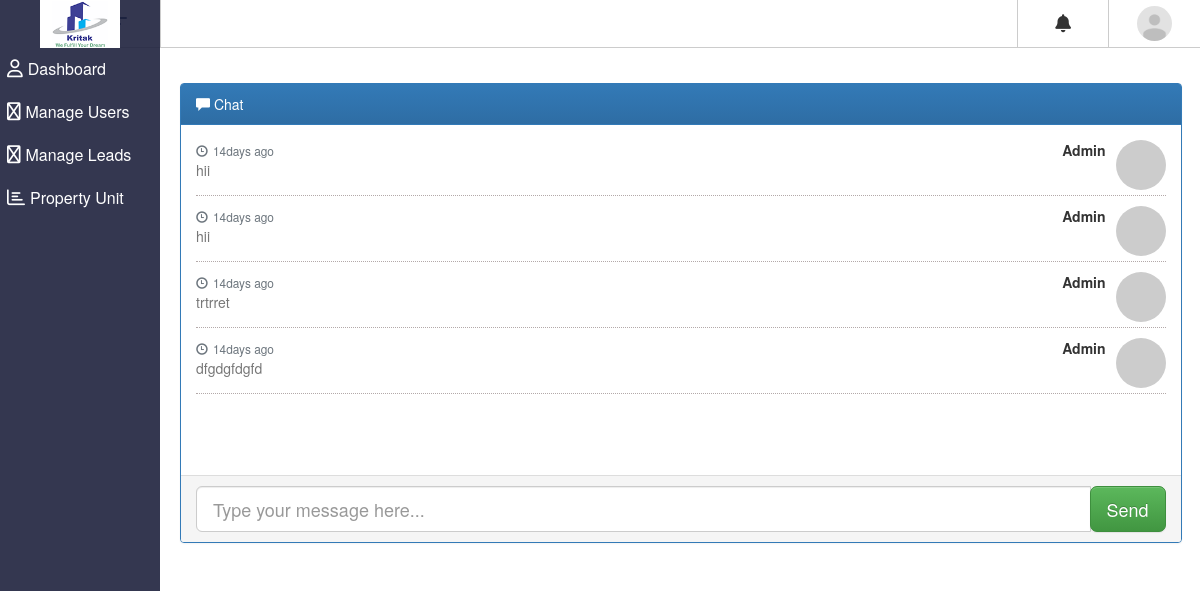
/index.php/chat/index/15, run on the app's committed database.
### tables this page shows
CREATE TABLE `sq_setting` (
  `id` int(11) NOT NULL,
  `site` varchar(255) NOT NULL,
  `tagline` varchar(200) NOT NULL,
  `logo` varchar(500) NOT NULL,
  `admin_email` varchar(255) NOT NULL,
  `personal_email` varchar(255) NOT NULL
);

CREATE TABLE `sq_chat` (
  `id` int(11) NOT NULL,
  `agent_id` int(11) NOT NULL,
  `admin_id` int(11) NOT NULL,
  `message` text NOT NULL,
  `type` int(11) NOT NULL DEFAULT 0,
  `date_time` datetime NOT NULL
);

CREATE TABLE `sq_admin` (
  `id` int(11) NOT NULL,
  `role_id` int(11) NOT NULL,
  `username` varchar(150) NOT NULL,
  `email` varchar(255) NOT NULL,
  `password` varchar(500) NOT NULL,
  `fname` varchar(255) DEFAULT NULL,
  `lname` varchar(255) DEFAULT NULL,
  `mobile` bigint(20) DEFAULT NULL,
  `dob` date DEFAULT NULL,
  `gender` varchar(150) DEFAULT NULL,
  `address` varchar(500) DEFAULT NULL,
  `profile_image` varchar(500) NOT NULL
);

### application/controllers/Chat.php (called while the page is built, shortened)
<?php
class Chat extends CI_Controller {
    public function __construct() {
        $this->load->model(array('chat_model','setting_model'));
		$this->load->helper(array('form','url','html'));
		$this->load->library(array('form_validation','session'));
    }
    public function index($agent_id){
        $data = $this->setting_model->fetch_setting_details();
        $this->load->view('templates/admin_header',$data);
        $chat['data'] = $this->chat_model->get_chat_data($agent_id);
        $this->load->view('chat', $chat);
        $this->load->view('templates/admin_footer');
    }
}

### index.php (called while the page is built, shortened)
<?php
require_once BASEPATH.'core/CodeIgniter.php';

### application/models/Setting_model.php (called while the page is built, shortened)
<?php
class Setting_model extends CI_Model {
    function fetch_setting_details(){
        $this->db->select('*');
        $this->db->from('sq_setting');
        $query = $this->db->get();
        return $query->row_array();
    }
}

### application/models/Chat_model.php (called while the page is built, shortened)
<?php
class Chat_model extends CI_Model {
    function get_chat_data($agent_id){
        $this->db->select("sm.fname, sm.lname as agent_name,sa.username as admin_name,sc.message,sc.type,sc.date_time")
            ->from("sq_chat as sc")
            ->join('sq_admin as sa', 'sc.admin_id = sa.id', 'inner')
            ->join('sq_members as sm', 'sc.agent_id = sm.id', 'inner')
            ->where('agent_id',$agent_id);
            return $this->db->get()->result_array();
    }
}

### application/views/chat.php (the view, shortened to what this page needs)
<div class="row">
    <div class="col-lg-12">
        <div class="content-wrapper content-wrapper--with-bg">
            <div class="wrap-career " style="margin-top:63px;">
                <div class="panel panel-primary">
                    <div class="panel-heading">
                        <span class="glyphicon glyphicon-comment"></span> Chat
                    </div>
                    <div class="panel-body" id="messagesBody">
                        <?php if($data) {
                            foreach($data as $value){ ?>
                                        <?php
                                        $date_expire = $value['date_time'];
                                        $date = new DateTime($date_expire);
                                        $now = new DateTime();
                                        $date_string = "";
                                        $days = $date->diff($now)->format("%d");
                                        $hours = $date->diff($now)->format("%H");
                                        $minutes = $date->diff($now)->format("%i");
                                        $seconds = $date->diff($now)->format("%s");
                                        if($days>0) {
                                            $date_string = $days >= 1 ? "{$days}days ":'{$days}day ';
                                        }
                                        elseif($hours > 0 && $days < 1) {
                                            $date_string = $hours > 1 ? "{$hours}hours ":'{$hours}hour ';
                                        }
                                        elseif($minutes > 0 && $hours < 1) {
                                            $date_string = "{$minutes}min ";
                                        }
                                        elseif($seconds>0 && $minutes < 1) {
                                            $date_string = "{$seconds}sec ";
                                        } else {
                                            $date_string = "0sec";
                                        }
                                        ?>
                        <ul class="chat">
                            <?php if($value['type'] == 1){ ?>
                                <li class="left clearfix">
                                    <span class="chat-img pull-left">
                                        <img src="http://placehold.it/50/55C1E7/fff&text=<?=strtoupper(ucwords($value['agent_name'][0]));?>" alt="User Avatar" class="img-circle" />
                                    </span>
                                    <div class="chat-body clearfix">
                                        <div class="header">
                                            <strong class="primary-font"><?=ucwords($value['agent_name']);?></strong> <small class="pull-right text-muted">
                                            <span class="glyphicon glyphicon-time"></span><?=$date_string?> ago</small>
                                        </div>
                                        <p><?=$value['message'];?></p>
                                    </div>
                                </li>
                            <?php } else { ?>
                                <li class="right clearfix"><span class="chat-img pull-right">
                                    <img src="http://placehold.it/50/FA6F57/fff&text=<?=strtoupper(ucwords($value['admin_name'][0]));?>" alt="User Avatar" class="img-circle" />
                                </span>
                                    <div class="chat-body clearfix">
                                        <div class="header">
                                            <small class=" text-muted"><span class="glyphicon glyphicon-time"></span><?=$date_string?> ago</small>
                                            <strong class="pull-right primary-font"><?=$value['admin_name'];?></strong>
                                        </div>
                                        <p> <?=$value['message'];?></p>
                                    </div>
                                </li>
                            <?php } ?>
                        </ul>
                        <?php } ?>
                        <?php } ?>
                    </div>
                    <div class="panel-footer">
                    <?=form_open(null,array('method'=>'post','novalidate'=>"novalidate", 'class'=>'needs-validation','enctype' => 'multipart/form-data')); ?>
                        <div class="input-group">
                            <input id="btn-input" type="text" name="message" class="form-control input-lg" placeholder="Type your message here..." />
                            <span class="input-group-btn">
                                <button type="submit" class="btn  button-hor btn-lg btn-success" name="chat_button" id="btn-chat">Send</button>
                            </span>
                        </div>
                        <?=form_close();?>
                    </div>
                </div>
            </div>
        </div>
    </div>
</div>

### application/views/templates/admin_header.php (shortened to what this page needs)
<!DOCTYPE html>
<html lang="en">
<head>
    <link rel="stylesheet" href="<?=base_url('css/style.css')?>">
    <link rel="stylesheet" href="https://cdnjs.cloudflare.com/ajax/libs/twitter-bootstrap/4.5.2/css/bootstrap.css">
    <link rel="stylesheet" href="https://maxcdn.bootstrapcdn.com/bootstrap/3.3.7/css/bootstrap.min.css">
    <link rel="stylesheet" href="https://maxcdn.bootstrapcdn.com/bootstrap/3.2.0/css/bootstrap.min.css">
    <link rel="stylesheet" href="https://cdnjs.cloudflare.com/ajax/libs/bootstrap-datepicker/1.3.0/css/datepicker.css">
    <link rel="stylesheet" href="<?=base_url('css/bootstrap3.3.5.css')?>">
    <link rel="stylesheet" href="<?=base_url('css/bootstrap-multiselect.css')?>">
    <link rel="stylesheet" href="<?=base_url('css/shared-components.css')?>">
</head>
<?php print_r($this->uri->segment(1)); ?>
<?php $user = $this->session->get_userdata();?>
    <body class="sidebar-is-reduced">
        <header class="l-header">
            <div class="l-header__inner clearfix">
                <div class="c-header-icon js-hamburger" title="Open">
                </div>
                <div class="header-icons-group">
                    <div class="c-header-icon has-dropdown">
                        <span class=" c-badge--header-icon animated shake"></span><i class="fa fa-bell" title="Notification"></i>
                    </div>
                    <div class="dropdown">
                        <div class="c-header-icon user dropbtn">
                            <a href="<?=base_url('index.php/member/view_profile');?>">
                                <?php
                                if($user['profile_image'] == ''){
                                    $profile_image = 'avatar.png';
                                    ?>
                                    <img src="<?=base_url('media/images/'.$profile_image)?>" alt="round cricle image" class="avatar rounded-circle admin_header_image">
                                <?php }else{
                                    $profile_image = $user['profile_image'] ;?>
                                    <img src="<?=base_url('media/agent_photo/'.$profile_image)?>" alt="round cricle image" class="avatar rounded-circle admin_header_image">
                                <?php } ?>
                            </a>
                    </div>
                </div>
            </div>
        </div>
    </header>
    <div class="l-sidebar">
        <div class="logo">
            <a href="<?=base_url('index.php/admin/admin_dashboard')?>">
                <div class="logo__txt"><img src="<?=base_url('media/logo/'.$logo)?>" class="logo-img" title="<?=$site;?> (<?=$tagline;?>)"></div>
            </a>
        </div>
        <div class="row">
        <div class="col-lg-12">
            <div class="l-sidebar__content">
                <nav class="c-menu js-menu navigation">
                    <ul class="u-list site-menu mainmenu">
                        <li class="c-menu__item site-menu-item main-menu <?php echo $this->uri->segment(1) == 'admin' ? 'active' : ''; ?>" title="Dashboard">
                            <a href="<?=base_url('admin/admin_dashboard')?>">
                                <div class="c-menu__item__inner menusss">
                                    <i class="fa fa-user" aria-hidden="true"></i><span class="icon-titles">Dashboard</span>
                                </div>
                            </a>
                        </li>
                        <li class="c-menu__item site-menu-item main-menu <?php echo $this->uri->segment(1) == 'member' ? 'active' : ''; ?>" title="Sales">
                            <a href="<?=base_url('member')?>">
                                <div class="c-menu__item__inner menusss">
                                    <i class="fa fa-users" aria-hidden="true"></i><span class="icon-titles">Manage Users</span>
                                </div>
                            </a>
                        </li>
                        <li class="c-menu__item site-menu-item main-menu <?php echo $this->uri->segment(1) == 'lead' ? 'active' : ''; ?>" title="Lead">
                        <a href="<?=base_url('lead')?>">
                            <div class="c-menu__item__inner menusss">
                                <i class="fa fa-industry"></i><span class="icon-titles">Manage Leads</span>
                            </div>
                        </a>
                    </li>
                    <?php if( $user['role']<=3 ){?>
                        <li class="c-menu__item site-menu-item main-menu <?php echo $this->uri->segment(1) == 'unit' ? 'active' : ''; ?>" title="Unit">
                            <a href="<?=base_url('unit')?>">
                                <div class="c-menu__item__inner menusss">
                                    <i class="fa fa-bar-chart"></i><span class="icon-titles">Property Unit</span>
                                </div>
                            </a>
                        </li>
                    <?php }?>
                    </ul>
                </nav>
            </div>
        </div>
        </div>
        </div>

### data on the page
sq_setting: logo (picture)
sq_chat: type 0 (drawn), date_time "14days", sq_admin.username "Admin", message "hii"
sq_chat: type 0 (drawn), date_time "14days", sq_admin.username "Admin", message "hii"
sq_chat: type 0 (drawn), date_time "14days", sq_admin.username "Admin", message "trtrret"
sq_chat: type 0 (drawn), date_time "14days", sq_admin.username "Admin", message "dfgdgfdgfd"
